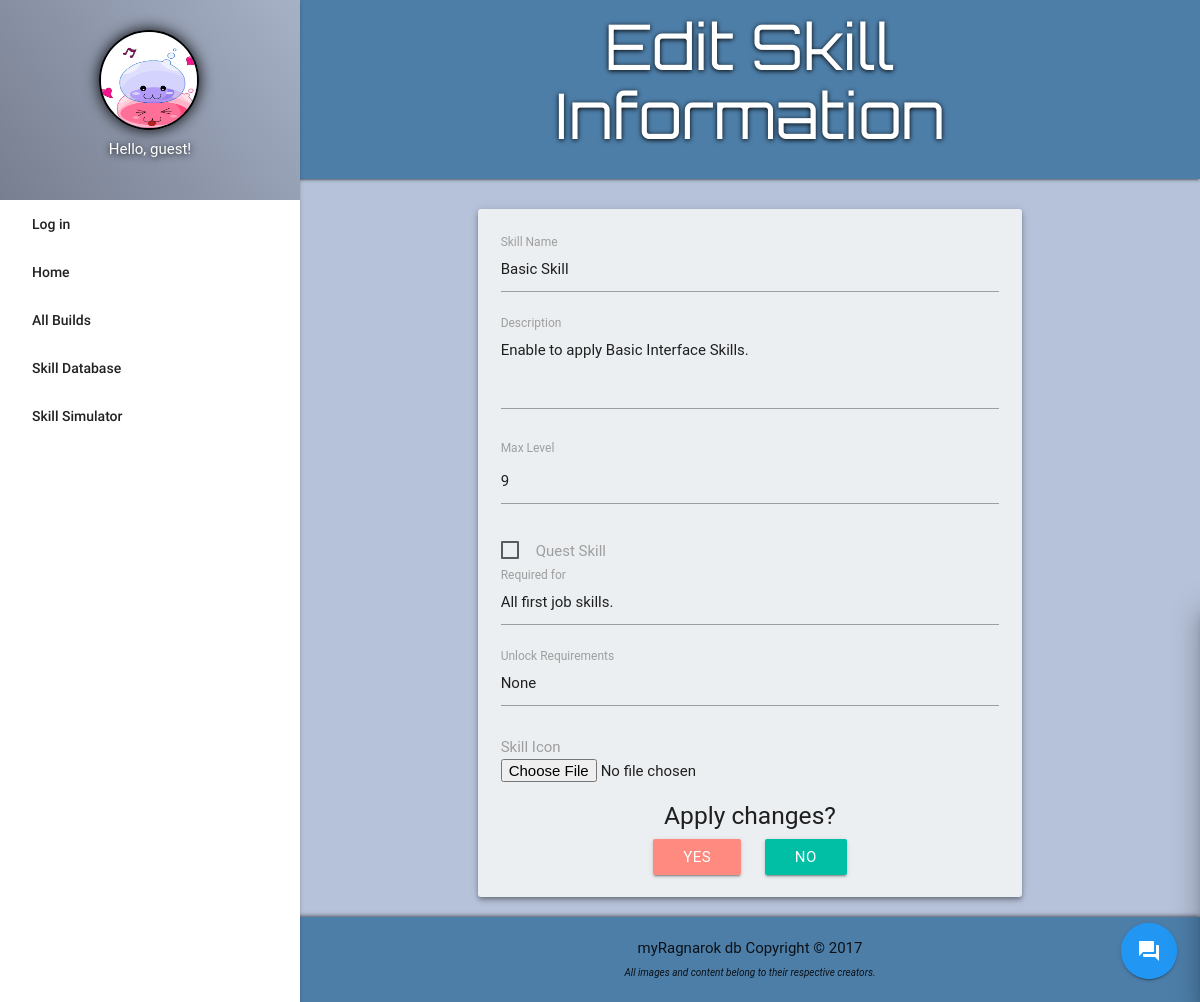
The app's page /skill_edit.php?id=1 with its own data.
### tables this page shows
CREATE TABLE `skills` (
  `id` int(10) NOT NULL,
  `skill_name` varchar(255) NOT NULL,
  `description` text NOT NULL,
  `class` varchar(255) DEFAULT NULL,
  `required_for` varchar(255) NOT NULL DEFAULT 'None',
  `max_level` int(10) NOT NULL,
  `icon` varchar(255) NOT NULL,
  `quest_skill` varchar(255) NOT NULL DEFAULT 'No',
  `unlock_requirements` varchar(255) NOT NULL DEFAULT 'None'
);

### skill_edit.php (the view, shortened to what this page needs)
<?php
function header_title(){
	echo 'Edit Skill Information';
};
function display_content(){
	global $conn;
	$id = $_GET['id'];
	$sql = "SELECT * FROM skills WHERE id = '$id'";
	$result = mysqli_query($conn, $sql);
	echo '<div class="container">
		<div class="row">
			<div class="col l10 offset-l1 m12 s12 margin-top bg z-depth-2 center-align">';
	while($row = mysqli_fetch_assoc($result)){
		extract($row);
				echo '<form method="POST" action="lib/skill_edit_script.php?id='.$id.'" enctype="multipart/form-data">
					<div class="input-field">
						<input type="text" name="skill_name" id="skill_name" value="'.$skill_name.'">
						<label for="skill_name">Skill Name</label>
					</div>
					<div class="input-field">
						<textarea name="description" id="description" class="materialize-textarea">'.$description.'</textarea>
						<label for="description">Description</label>
					</div>
					<div class="left-align">
						<label>Max Level</label>
						<input type="number" name="max_level" value="'.$max_level.'" max="10" min="0">
					</div>
					<p>';
						echo '<label for="quest_skill">Quest Skill</label>
					</p>
					<div class="input-field">
						<input type="text" name="required_for" id="required_for" value="'.$required_for.'">
						<label for="required_for">Required for</label>
					</div>
					<div class="input-field">
						<input type="text" name="unlock_requirements" id="unlock_requirements" value="'.$unlock_requirements.'">
						<label for="unlock_requirements">Unlock Requirements</label>
					</div>
					<div class="left-align" style="margin: 10px 0 20px">
						<label style="font-size: 15px">Skill Icon</label><br>
						<input type="file" name="icon">
					</div>
					<h5> Apply changes? </h5>
					<button type="submit" name="editYes" class="btn red accent-1 btn-hover-scale btn-margin">Yes</button>
					<button type="submit" name="editNo" class="btn teal accent-4 btn-hover-scale btn-margin">No</button>
				</form>';
	}
			echo '</div>
		</div>
	</div>';
};
require_once 'template.php';
?>

### styles/styles.css (style rules this page uses)
body { background: #b6c2d9; display: flex; min-height: 100vh; flex-direction: column; position: relative; }
.margin-top { margin-top: 30px; }
.bg { background: #eceff1; border-radius: 3px; }
#deleteBuildYes, #deleteBuildNo, .btn-margin { margin: 0 10px 0; }
.row .col { padding: 1.5em 1.5em; }

### records on screen
skills: skill_name "Basic Skill", description "Enable to apply Basic Interface Skills.", max_level "9", required_for "All first job skills.", unlock_requirements "None"
